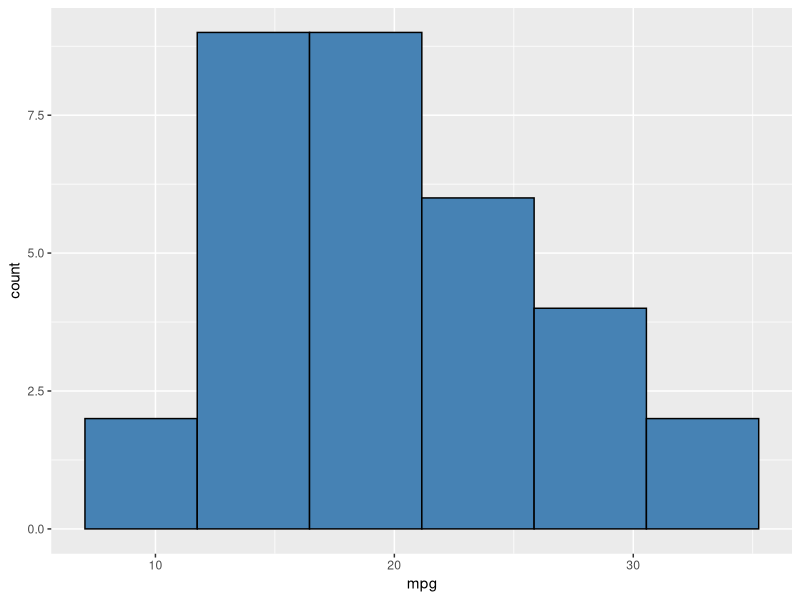
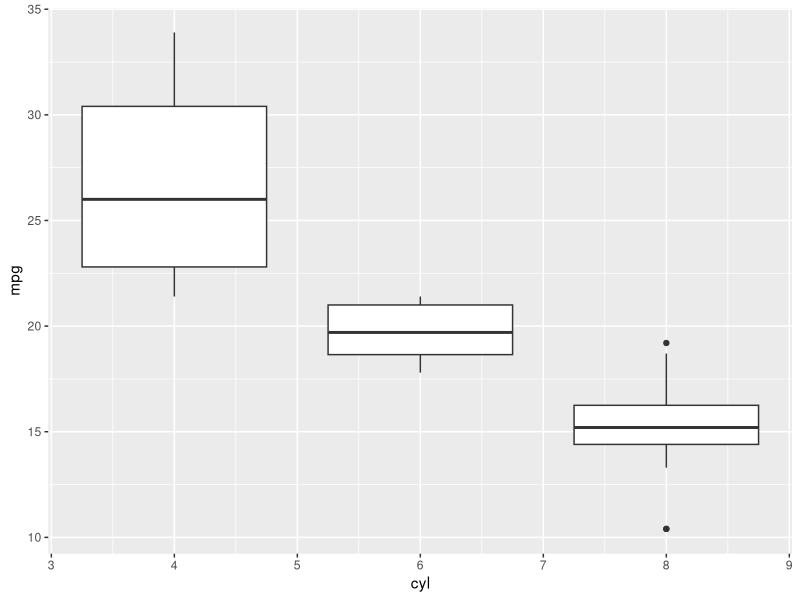
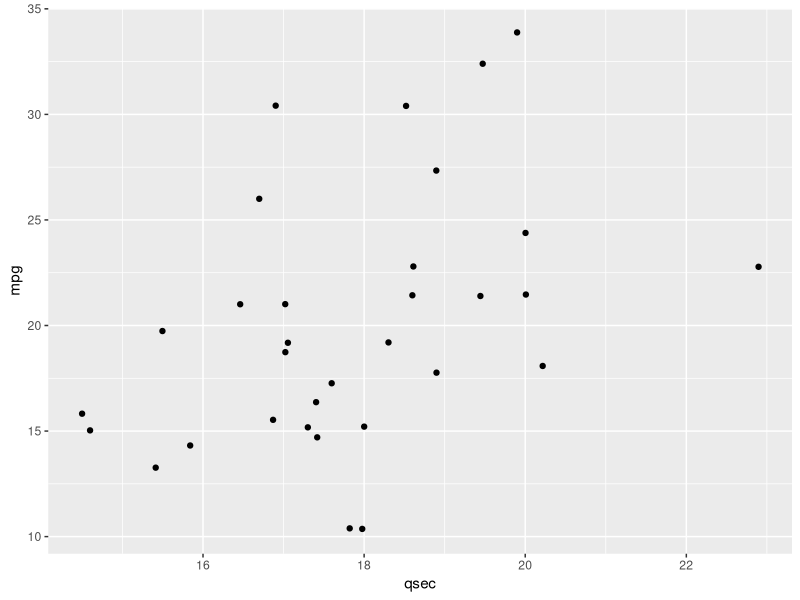

Write the R code that produced these figures, in order.



library(tidyverse)

mtcars %>%
    ggplot(aes(mpg)) +
    geom_histogram(bins = 6, fill = "steelblue", color = "black")


round(sd(mtcars$mpg), 2)


mtcars %>%
    ggplot(aes(cyl, mpg, group = cyl)) +
    geom_boxplot()


mtcars %>%
    group_by(cyl) %>%
    mutate(avg = round(sd(mpg), 2)) %>%
    select(cyl, avg) %>%
    unique()




mtcars %>%
    ggplot(aes(qsec, mpg)) +
    geom_jitter()


lm1 <- lm(mpg ~ qsec, data = mtcars)
summary(lm1)